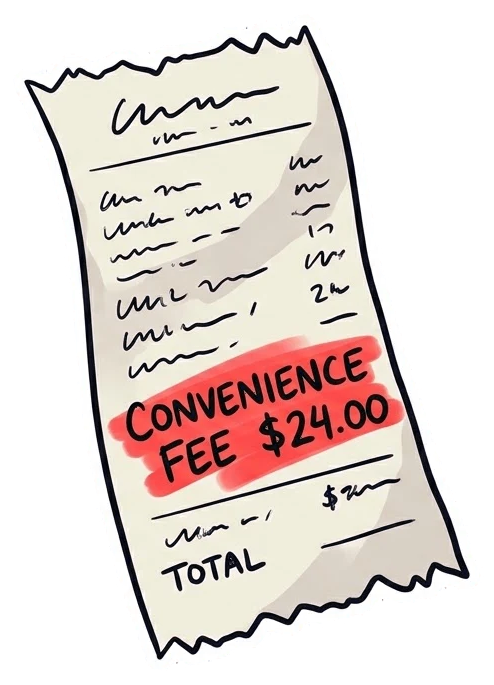
#> input picture projects/ticketmaster-monopoly/elements/cut/03.png, 494 x 685 px; its folder holds only this picture in this run
$ python ingest_elements.py
#> lines starting #> are read from the running program, lines starting #| are printed output that depends on the picture
import os, sys, glob, re, subprocess
from PIL import Image, ImageDraw

def main():
    proj_dir = os.path.dirname(os.path.abspath(__file__))
    dl_dir = os.path.join(os.path.expanduser("~"), "Downloads", "stick_ticketmaster-monopoly_el")
    raw_dir = os.path.join(proj_dir, "elements", "raw")
    cut_dir = os.path.join(proj_dir, "elements", "cut")
    os.makedirs(raw_dir, exist_ok=True)
    os.makedirs(cut_dir, exist_ok=True)

    files = glob.glob(os.path.join(dl_dir, "*.*"))
    elements = {}
    for f in files:
        base = os.path.basename(f)
        m = re.match(r"^(\d+)\s*-\s*", base)
        if m:
            elements[int(m.group(1))] = f

    print(f"Found {len(elements)} elements in {dl_dir}")
    for i in range(1, 21):
        if i in elements:
            src = elements[i]
            im = Image.open(src).convert("RGB")
            w, h = im.size
            px = im.load()
            bg = px[4, 4]
            # Wipe Flow sparkle in bottom right
            ImageDraw.Draw(im).rectangle((w - int(w * 0.12), h - int(h * 0.12), w, h), fill=bg)
            im.save(os.path.join(raw_dir, f"{i:02d}.png"))
        else:
            print(f"Missing element: {i}")

    # Run keyer
    keyer = r"C:\Users\Lenovo\.claude\skills\stickman-hybrid\scripts\key.py"
    res = subprocess.run([sys.executable, keyer, raw_dir, cut_dir], capture_output=True, text=True)
    print("Keyer output:")
    print((res.stdout or res.stderr).strip()[-800:])

    # Build preview grid
    cuts = sorted(glob.glob(os.path.join(cut_dir, "*.png")))
    print(f"Generated {len(cuts)} cutout stickers in {cut_dir}")
    if cuts:
        cols = 5
        tw, th = 300, 300
        rows = (len(cuts) + cols - 1) // cols
        grid = Image.new("RGBA", (tw * cols, th * rows), (150, 150, 150, 255))
        for idx, p in enumerate(cuts):
            st = Image.open(p).convert("RGBA")
#> st is the input picture: PIL image 494x685 RGBA; mean R, G, B, A 227.5, 215.9, 211, 151.8
            st.thumbnail((tw - 20, th - 20), Image.LANCZOS)
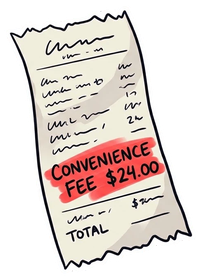
#> st: PIL image 202x280 RGBA; mean R, G, B, A 130.1, 118.6, 113.7, 151.8; transparent parts drawn white
            x = (idx % cols) * tw + (tw - st.width) // 2
#> x = 49
            y = (idx // cols) * th + (th - st.height) // 2
#> y = 10
            grid.alpha_composite(st, (x, y))
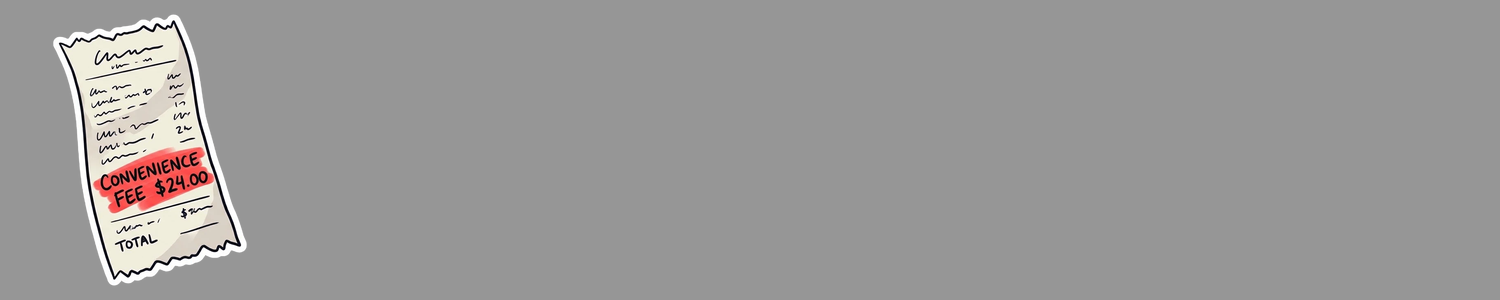
#> grid: PIL image 1500x300 RGBA; mean R, G, B, A 154.4, 152.9, 152.3, 255
        grid.convert("RGB").save(os.path.join(proj_dir, "cutouts.jpg"), quality=90)
        print("Created cutouts.jpg preview")

if __name__ == "__main__":
    main()
